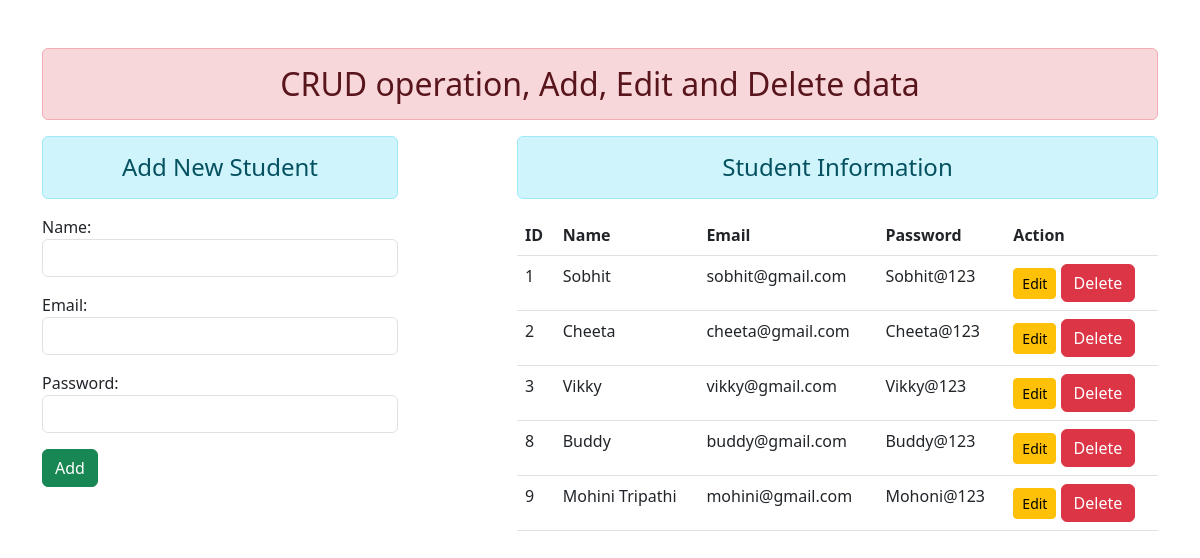
The page / on the database its author committed.
### main/models.py (models this page shows)
class User(models.Model):
    name = models.CharField(max_length=70)
    email = models.EmailField(max_length=100)
    password = models.CharField(max_length=70)

### main/views.py (the view)
# urls.py: path('', views.add_show, name="addandshow"),
def add_show(request):
    if request.method == 'POST':
        fm = StudentRegistration(request.POST)
        if fm.is_valid():
            nm = fm.cleaned_data['name']
            em = fm.cleaned_data['email']
            pwd = fm.cleaned_data['password']
            reg = User(name =nm, email = em, password = pwd)
            reg.save()
            fm = StudentRegistration()
    else:
        fm = StudentRegistration()
    stud = User.objects.all()
    return render(request, 'main/addandshow.html', {'form': fm, 'data': stud, })

### main/forms.py
class StudentRegistration(forms.ModelForm):
    class Meta:
        model = User
        fields = ['name', 'email', 'password']
        widgets = {
            'name': forms.TextInput(attrs={'class':'form-control'}),
            'email': forms.EmailInput(attrs={'class':'form-control'}),
            'password': forms.PasswordInput(render_value=True, attrs={'class':'form-control'})
        }

### main/templates/main/addandshow.html (shortened to what this page needs)
{% extends 'main/base.html' %}
{% block content %}
<div class="row">
    <div class="col-sm-4">
        <h4 class="text-center alert alert-info">Add New Student</h4>
        <form action="" method="POST">
            {{form.as_p}}
            <input type="submit" class="btn btn-success" value="Add" />
        </form>
    </div>
    <div class="col-sm-7 offset-1">
        <h4 class="text-center alert alert-info">Student Information</h4>
        {% if data %}
        <table class="table table-hover">
            <thead>
                <tr>
                    <th scope="col">ID</th>
                    <th scope="col">Name</th>
                    <th scope="col">Email</th>
                    <th scope="col">Password</th>
                    <th scope="col">Action</th>
                </tr>
            </thead>
            <tbody>
                {% for std in data %}
                <tr>
                    <td>{{std.id}}</td>
                    <td>{{std.name}}</td>
                    <td>{{std.email}}</td>
                    <td>{{std.password}}</td>
                    <td>
                        <a href="{% url 'updateData' std.id %}" class="btn btn-warning btn-sm">Edit</a>
                        <form action="{% url 'deleteData' std.id %}" method="POST" class="d-inline"> {% csrf_token %}
                            <input type="submit" class="btn btn-danger" value="Delete" />
                        </form>
                    </td>
                </tr>
                {% endfor %}
            </tbody>
        </table>
        {% endif %}
    </div>
</div>
{% endblock content %}

### main/templates/main/base.html (shortened to what this page needs)
<!DOCTYPE html>
{% load static %}
<html>
    <head>
        <link rel="stylesheet" href="{% static 'main/css/bootstrap.css' %}">
    </head>
    <body>
        <div class="container mt-5">
            <h2 class="text-center alert alert-danger">CRUD operation, Add, Edit and Delete data</h2>
            {% block content  %}{% endblock content  %}
        </div>
    </body>
</html>

### rows shown on the page
User: id "1", name "Sobhit", email "sobhit@gmail.com", password "Sobhit@123"
User: id "2", name "Cheeta", email "cheeta@gmail.com", password "Cheeta@123"
User: id "3", name "Vikky", email "vikky@gmail.com", password "Vikky@123"
User: id "8", name "Buddy", email "buddy@gmail.com", password "Buddy@123"
User: id "9", name "Mohini Tripathi", email "mohini@gmail.com", password "Mohoni@123"
